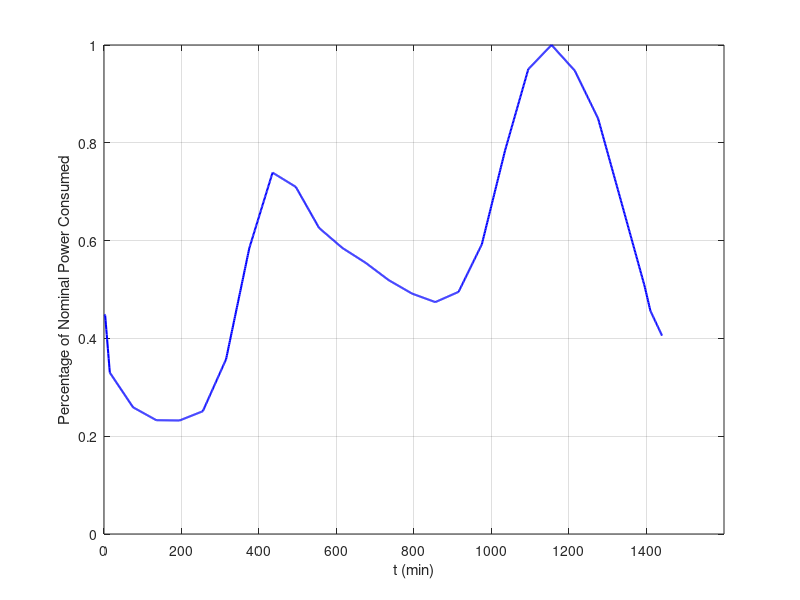
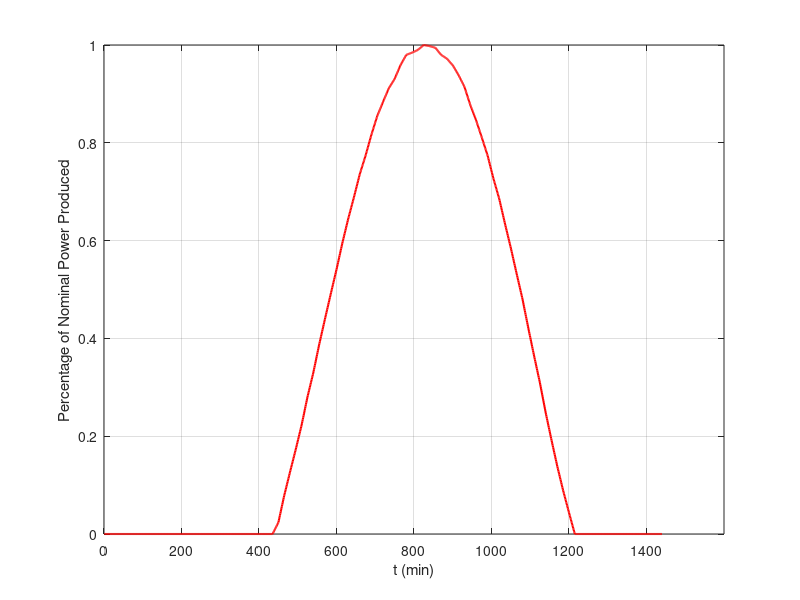

The MATLAB source for these figures, in order:
load('Interpolated_1min.mat');

t = 1:1440;

figure;
plot(t, consumption_1min, 'b', 'LineWidth', 1.5);
ylim([0 1]);
xlabel('t (min)');
ylabel('Percentage of Nominal Power Consumed');
xticks(0:200:1440);
grid on;

figure;
plot(t, generation_1min, 'r', 'LineWidth', 1.5);
xlabel('t (min)');
ylabel('Percentage of Nominal Power Produced');
xticks(0:200:1440);
grid on;
